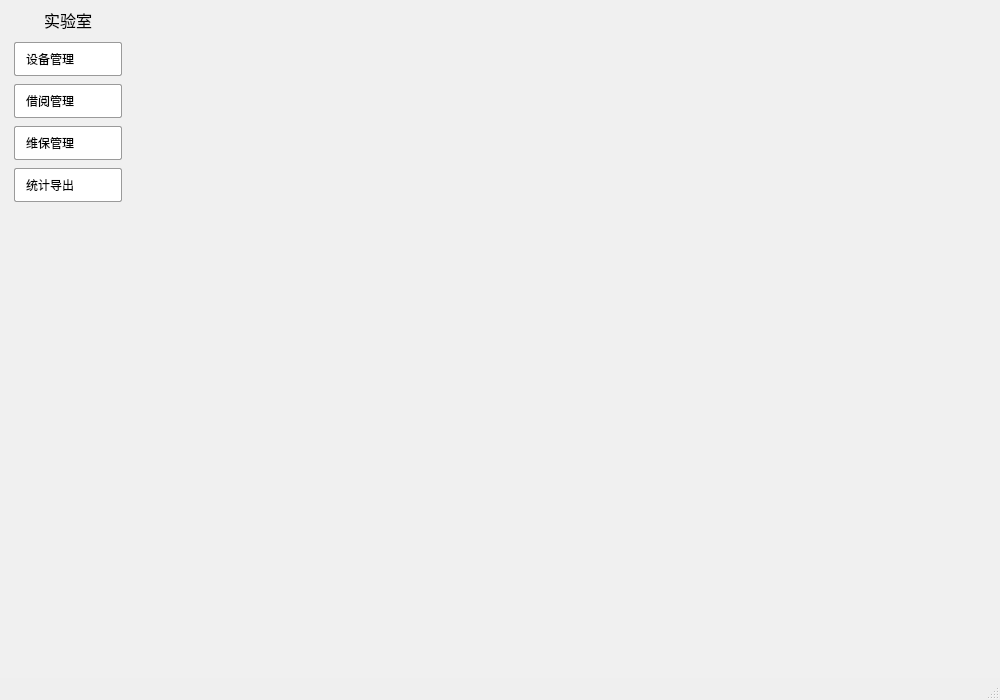
<?xml version="1.0" encoding="UTF-8"?>
<ui version="4.0">
 <class>MainWindowClass</class>
 <widget class="QMainWindow" name="MainWindowClass">
  <property name="geometry">
   <rect>
    <x>0</x>
    <y>0</y>
    <width>1000</width>
    <height>700</height>
   </rect>
  </property>
  <property name="minimumSize">
   <size>
    <width>960</width>
    <height>640</height>
   </size>
  </property>
  <property name="windowTitle">
   <string>实验室设备资产管理系统</string>
  </property>
  <property name="font">
   <font>
    <family>微软雅黑</family>
    <pointsize>10</pointsize>
   </font>
  </property>
  <property name="styleSheet">
   <string notr="true">QWidget#centralWidget { background: #f0f0f0; }
QListWidget#listWidget { background: #f0f0f0; border: none; outline: none; }
QListWidget#listWidget::item { background: #ffffff; border: 1px solid #9a9a9a; border-radius: 2px; margin: 4px 6px; padding: 7px 8px; }
QListWidget#listWidget::item:selected { background: #dce7f5; border-color: #6f8fbf; color: #111111; }</string>
  </property>
  <widget class="QWidget" name="centralWidget">
   <layout class="QHBoxLayout" name="mainLayout">
    <property name="spacing">
     <number>8</number>
    </property>
    <property name="leftMargin">
     <number>8</number>
    </property>
    <property name="topMargin">
     <number>8</number>
    </property>
    <property name="rightMargin">
     <number>8</number>
    </property>
    <property name="bottomMargin">
     <number>8</number>
    </property>
    <item>
     <widget class="QWidget" name="sideBar" native="true">
      <property name="minimumSize">
       <size>
        <width>120</width>
        <height>0</height>
       </size>
      </property>
      <property name="maximumSize">
       <size>
        <width>120</width>
        <height>16777215</height>
       </size>
      </property>
      <layout class="QVBoxLayout" name="sideBarLayout">
       <property name="spacing">
        <number>6</number>
       </property>
       <property name="leftMargin">
        <number>0</number>
       </property>
       <property name="topMargin">
        <number>0</number>
       </property>
       <property name="rightMargin">
        <number>0</number>
       </property>
       <property name="bottomMargin">
        <number>0</number>
       </property>
       <item>
        <widget class="QLabel" name="label_logo">
         <property name="font">
          <font>
           <family>微软雅黑</family>
           <pointsize>12</pointsize>
          </font>
         </property>
         <property name="text">
          <string>实验室</string>
         </property>
         <property name="alignment">
          <set>Qt::AlignCenter</set>
         </property>
        </widget>
       </item>
       <item>
        <widget class="QListWidget" name="listWidget">
         <property name="sizePolicy">
          <sizepolicy hsizetype="Expanding" vsizetype="Expanding">
           <horstretch>0</horstretch>
           <verstretch>1</verstretch>
          </sizepolicy>
         </property>
         <item>
          <property name="text">
           <string>设备管理</string>
          </property>
         </item>
         <item>
          <property name="text">
           <string>借阅管理</string>
          </property>
         </item>
         <item>
          <property name="text">
           <string>维保管理</string>
          </property>
         </item>
         <item>
          <property name="text">
           <string>统计导出</string>
          </property>
         </item>
        </widget>
       </item>
      </layout>
     </widget>
    </item>
    <item>
     <widget class="QStackedWidget" name="stackedWidget">
      <property name="sizePolicy">
       <sizepolicy hsizetype="Expanding" vsizetype="Expanding">
        <horstretch>1</horstretch>
        <verstretch>1</verstretch>
       </sizepolicy>
      </property>
     </widget>
    </item>
   </layout>
  </widget>
  <widget class="QMenuBar" name="menuBar">
   <property name="geometry">
    <rect>
     <x>0</x>
     <y>0</y>
     <width>1000</width>
     <height>22</height>
    </rect>
   </property>
  </widget>
  <widget class="QStatusBar" name="statusBar"/>
 </widget>
 <resources>
  <include location="MainWindow.qrc"/>
 </resources>
 <connections/>
</ui>
